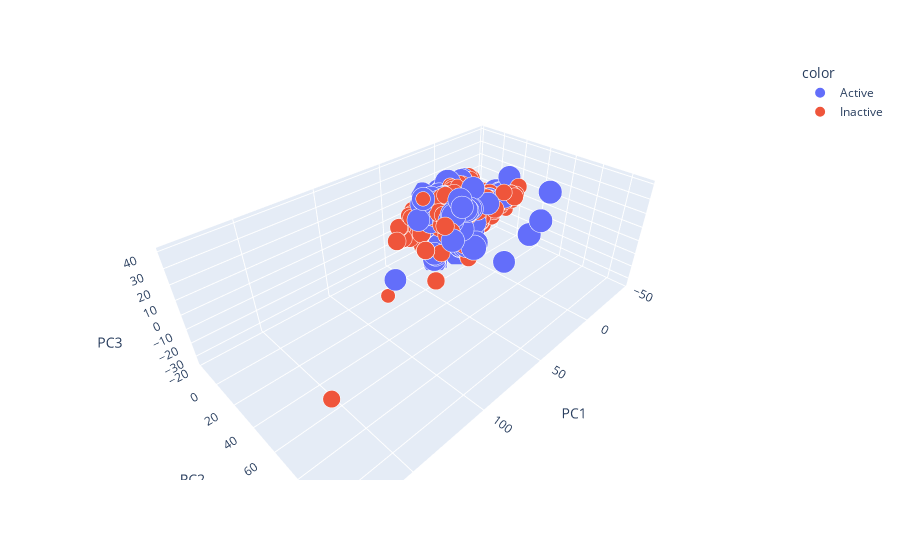

Write notebook code for a chart like this one.
### Markdown cell above
# GRAFICO EM 3D DISTRIBUIÇÃO DAS MOLECULAS E AGRUPAÇÃO ESPECIES ATIVAS E INATIVAS

### Code cell
#GRAFICO PCA
import plotly.express as px
import plotly.graph_objects as go

dados=pd.DataFrame(T)
dados.columns=["PC"+str(i+1) for i in range(dados.shape[1])]

fig=px.scatter_3d(dados,x="PC1",y="PC2",z="PC3",
                  color=df_ML_2class.iloc[:,-1],
                  size=df_ML_2class.iloc[:,-2]*3.5,
                  size_max=31,
                  opacity=1,
                  hover_data= [df_ML_2class.iloc[:,0],df_ML_2class.iloc[:,-1],df_ML_2class.iloc[:,10]]
                 )
fig.show()
#grafico em 3D tendo enconta a cor como a classificação inicial das especies entre ativas e inativas para tentar escolher
#o modelo de classificação segundo a distribuição dos dados

### Figure 1 — Plotly figure (JSON) as saved in the notebook; plotly's stock layout.template omitted (floating-point values rounded to 4 significant figures; data arrays with more than 128 entries replaced by an {"elided": "..."} marker saying what was removed)
{"data": [{"customdata": {"elided": "1348x3 mixed values"}, "hovertemplate": "color=Active<br>PC1=%{x}<br>PC2=%{y}<br>PC3=%{z}<br>size=%{marker.size}<br>hover_data_0=%{customdata[0]}<br>hover_data_1=%{customdata[1]}<br>hover_data_2=%{customdata[2]}<extra></extra>", "legendgroup": "Active", "marker": {"color": "#636efa", "opacity": 1, "size": {"elided": "1348 float values"}, "sizemode": "area", "sizeref": 0.05099, "symbol": "circle"}, "mode": "markers", "name": "Active", "scene": "scene", "showlegend": true, "type": "scatter3d", "x": {"elided": "1348 float values"}, "y": {"elided": "1348 float values"}, "z": {"elided": "1348 float values"}}, {"customdata": {"elided": "1370x3 mixed values"}, "hovertemplate": "color=Inactive<br>PC1=%{x}<br>PC2=%{y}<br>PC3=%{z}<br>size=%{marker.size}<br>hover_data_0=%{customdata[0]}<br>hover_data_1=%{customdata[1]}<br>hover_data_2=%{customdata[2]}<extra></extra>", "legendgroup": "Inactive", "marker": {"color": "#EF553B", "opacity": 1, "size": {"elided": "1370 float values"}, "sizemode": "area", "sizeref": 0.05099, "symbol": "circle"}, "mode": "markers", "name": "Inactive", "scene": "scene", "showlegend": true, "type": "scatter3d", "x": {"elided": "1370 float values"}, "y": {"elided": "1370 float values"}, "z": {"elided": "1370 float values"}}], "layout": {"legend": {"itemsizing": "constant", "title": {"text": "color"}, "tracegroupgap": 0}, "margin": {"t": 60}, "scene": {"domain": {"x": [0, 1], "y": [0, 1]}, "xaxis": {"title": {"text": "PC1"}}, "yaxis": {"title": {"text": "PC2"}}, "zaxis": {"title": {"text": "PC3"}}}}}
